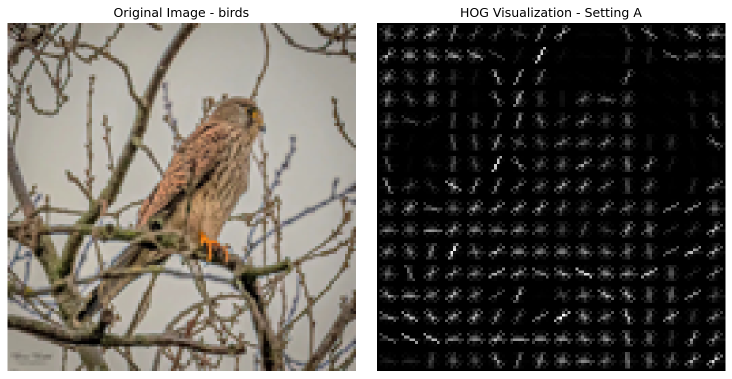
#> input picture visualizations/birds_hog_setting_A.png, 1464 x 757 px, given as the content of the folder /content/week2_assignment/dataset/birds, which was not available (shown at 1/2 size)
$ python extract_features.py
#> lines starting #> are read from the running program, lines starting #| are printed output that depends on the picture; pictures that were not available may be replaced by others from this repository, and a replacement may not be noted

import os
import numpy as np
import matplotlib.pyplot as plt

from PIL import Image
from skimage.feature import hog
from skimage.color import rgb2gray


# ============================================================
# Configuration
# ============================================================

DATASET_DIR = "/content/week2_assignment/dataset"
OUTPUT_DIR = "/content/week2_assignment"

CLASSES = ["birds", "cats", "dogs"]

IMAGE_SIZE = (128, 128)


# ============================================================
# HOG Feature Extraction Function
# ============================================================

def extract_hog_features(
    image,
    orientations=9,
    pixels_per_cell=(8, 8),
    cells_per_block=(2, 2)
):
    """
    Extract HOG features from an image.
    """

    # Convert RGB image to grayscale
    gray_image = rgb2gray(image)

    # Extract HOG features
    features, hog_image = hog(
        gray_image,
        orientations=orientations,
        pixels_per_cell=pixels_per_cell,
        cells_per_block=cells_per_block,
        block_norm="L2-Hys",
        visualize=True
    )

    return features, hog_image


# ============================================================
# Load Images
# ============================================================

def load_dataset():
    """
    Load all images and labels from the dataset folder.
    """

    images = []
    labels = []

    for class_name in CLASSES:

        class_folder = os.path.join(
            DATASET_DIR,
            class_name
        )

        for filename in sorted(os.listdir(class_folder)):

            if not filename.lower().endswith(
                (".jpg", ".jpeg", ".png")
            ):
                continue

            image_path = os.path.join(
                class_folder,
                filename
            )

            try:
                image = Image.open(image_path).convert("RGB")

                # Resize every image to the same size
                image = image.resize(IMAGE_SIZE)
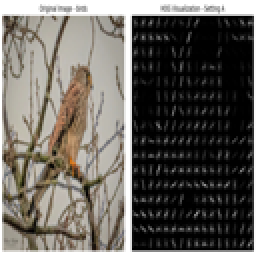
#> image: PIL image 128x128 RGB (shown 2 times larger); mean R, G, B 102.4, 98.6, 92.9

                image = np.array(image)

                images.append(image)
                labels.append(class_name)

            except Exception as e:
                print(f"Skipping {image_path}: {e}")

    return np.array(images), np.array(labels)


# ============================================================
# Extract Features for One Setting
# ============================================================

def extract_features_for_setting(
    images,
    labels,
    setting_name,
    orientations,
    pixels_per_cell,
    cells_per_block
):
    """
    Extract HOG features using a specific parameter setting.
    """

    feature_vectors = []

    for image in images:

        features, _ = extract_hog_features(
            image,
            orientations=orientations,
            pixels_per_cell=pixels_per_cell,
            cells_per_block=cells_per_block
        )

        feature_vectors.append(features)

    X = np.array(feature_vectors)
    y = labels

    # Save features and labels
    np.save(
        os.path.join(
            OUTPUT_DIR,
            f"X_{setting_name}.npy"
        ),
        X
    )

    np.save(
        os.path.join(
            OUTPUT_DIR,
            f"y_{setting_name}.npy"
        ),
        y
    )

    print(f"\n{setting_name}")
    print("-" * 40)
    print("Feature matrix shape:", X.shape)
    print("Feature vector length:", X.shape[1])

    return X, y


# ============================================================
# HOG Visualizations - Setting A
# ============================================================

def save_hog_visualizations(images, labels):

    visualization_dir = os.path.join(
        OUTPUT_DIR,
        "visualizations"
    )

    os.makedirs(
        visualization_dir,
        exist_ok=True
    )

    for class_name in CLASSES:

        # Find first image belonging to this class
        index = np.where(labels == class_name)[0][0]

        image = images[index]

        features, hog_image = extract_hog_features(
            image,
            orientations=9,
            pixels_per_cell=(8, 8),
            cells_per_block=(2, 2)
        )

        # Create side-by-side visualization
        fig, axes = plt.subplots(
            1,
            2,
            figsize=(10, 5)
        )

        axes[0].imshow(image)
        axes[0].set_title(
            f"Original Image - {class_name}"
        )
        axes[0].axis("off")

        axes[1].imshow(
            hog_image,
            cmap="gray"
        )
        axes[1].set_title(
            "HOG Visualization - Setting A"
        )
        axes[1].axis("off")

        plt.tight_layout()

        save_path = os.path.join(
            visualization_dir,
            f"{class_name}_hog_setting_A.png"
        )

        plt.savefig(
            save_path,
            dpi=150,
            bbox_inches="tight"
        )

        plt.close()

        print(
            f"Saved visualization: {save_path}"
        )


# ============================================================
# Main Program
# ============================================================

if __name__ == "__main__":

    print("Loading dataset...")

    images, labels = load_dataset()

    print("Number of images:", len(images))
#| Number of images: 3
    print("Image shape:", images[0].shape)
#| Image shape: (128, 128, 3)

    print("\nClass distribution:")

    for class_name in CLASSES:
        count = np.sum(labels == class_name)
        print(f"{class_name}: {count}")
#> this loop made 3 passes
#| birds: 1
#| cats: 1
#| dogs: 1


    # --------------------------------------------------------
    # Setting A - Fine Detail
    # --------------------------------------------------------

    X_A, y_A = extract_features_for_setting(
        images,
        labels,
        setting_name="setting_A",
        orientations=9,
        pixels_per_cell=(8, 8),
        cells_per_block=(2, 2)
    )
#> the loop in extract_features_for_setting, `for image in images: ` made 3 passes
#> pass 1, in extract_hog_features, `gray_image = rgb2gray(image)`:
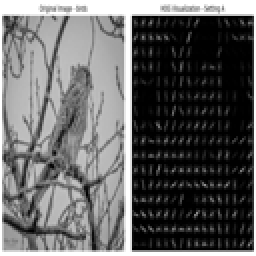
#> gray_image: shape (128, 128) float64 (shown 2 times larger); min 0, max 1, mean 0.388
#> after the loop in extract_features_for_setting, `for image in images:`: feature_vectors = 3 items
#| Feature matrix shape: (3, 8100)
#| Feature vector length: 8100


    # --------------------------------------------------------
    # Setting B - Coarse Detail
    # --------------------------------------------------------

    X_B, y_B = extract_features_for_setting(
        images,
        labels,
        setting_name="setting_B",
        orientations=9,
        pixels_per_cell=(16, 16),
        cells_per_block=(2, 2)
    )
#> the loop in extract_features_for_setting (call 2), `for image in images: ` made 3 passes
#| Feature matrix shape: (3, 1764)
#| Feature vector length: 1764


    # --------------------------------------------------------
    # Visualizations
    # --------------------------------------------------------

    print("\nCreating HOG visualizations...")

    save_hog_visualizations(
        images,
        labels
    )
#> the loop in save_hog_visualizations, `for class_name in CLASSES:` made 3 passes
#> pass 1, in save_hog_visualizations, `features, hog_image = extract_hog_features( image, orientations=9, pix..`:
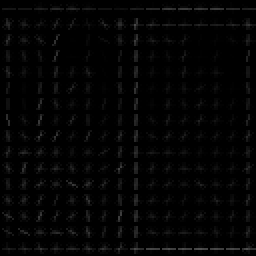
#> hog_image: shape (128, 128) float64 (shown 2 times larger); min 0, max 0.318, mean 0.0166
#> pass 1, in save_hog_visualizations, `plt.savefig( save_path, dpi=150, bbox_inches="tight" )`:
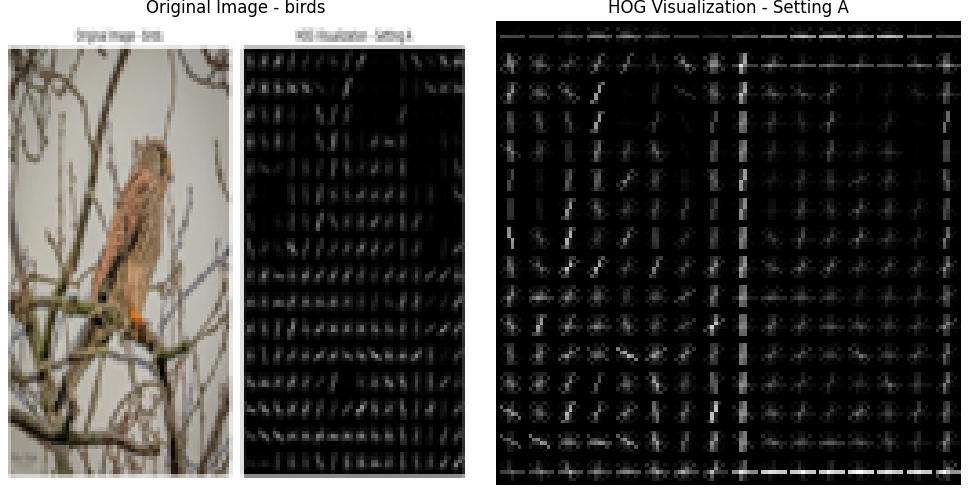
#> figure drawn by matplotlib, 2 panels


    print("\nHOG feature extraction complete!")
